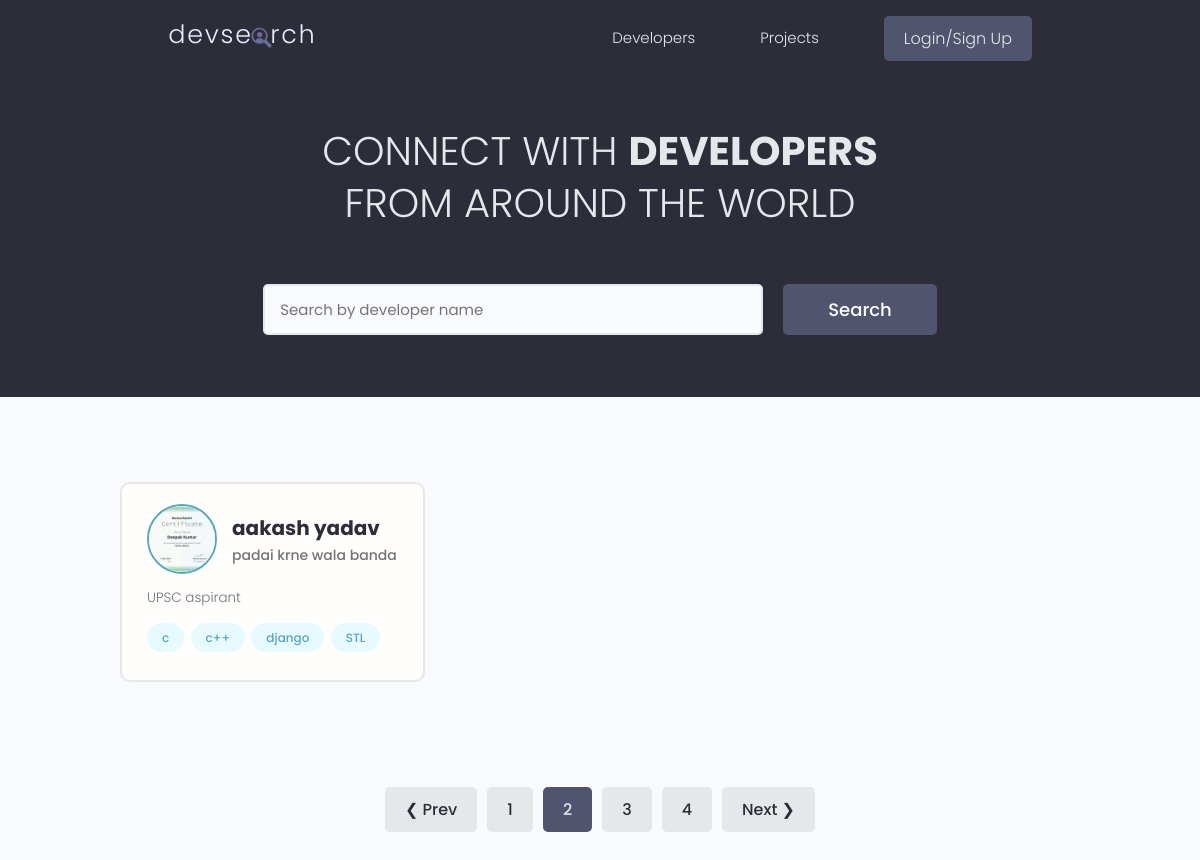
Before: /?page=2 with the older database file.
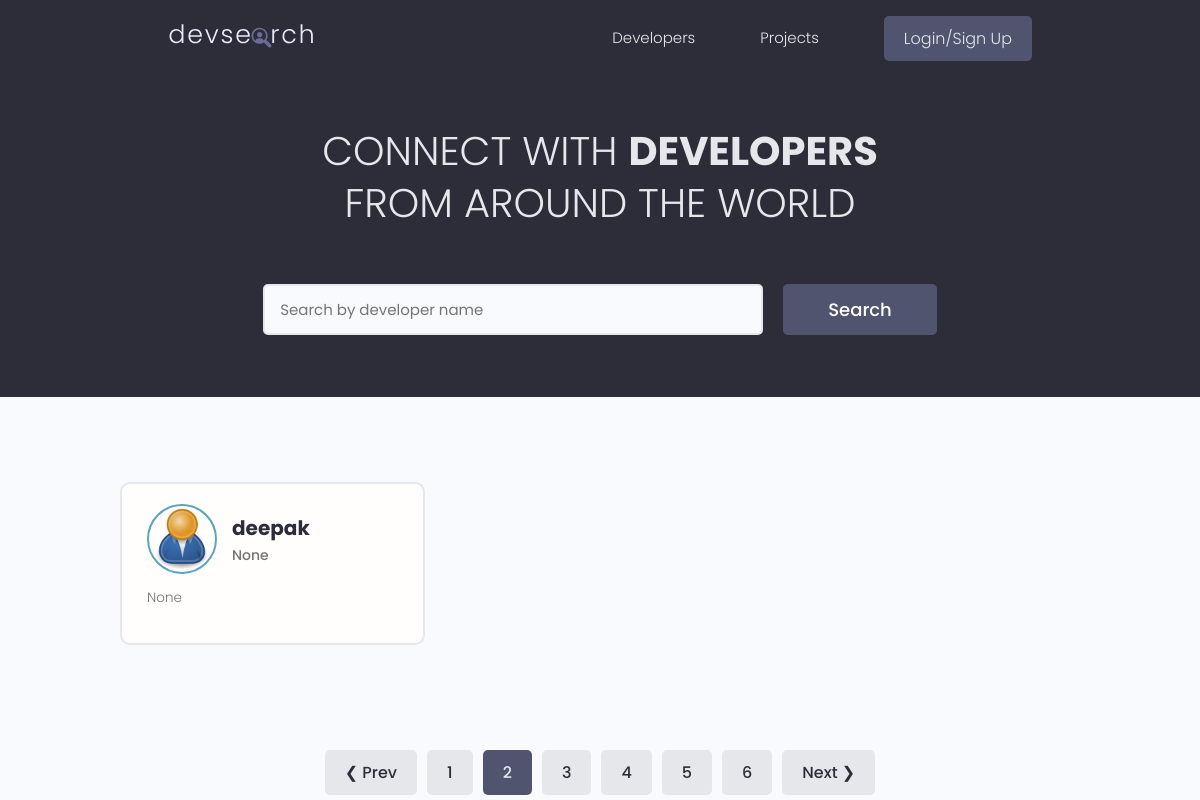
After: the same page with the newer database file.
### users/models.py (models this page shows, shortened)
class Profile(models.Model):
    user = models.OneToOneField(User, on_delete=models.CASCADE,null=True, blank=True)
    name = models.CharField(max_length=200, blank=True, null=True)
    email = models.EmailField(max_length=500, blank=True, null=True)
    username = models.CharField(max_length=200, blank=True, null=True)
    location = models.CharField(max_length=200, blank=True, null=True)
    short_intro = models.CharField(max_length=200, blank=True, null=True)
    bio = models.TextField(blank=True, null=True)
    profile_image = models.ImageField(null=True, blank=True, upload_to='profiles/', default="profiles/user-default.png")
    social_github = models.CharField(max_length=200, blank=True, null=True)
    social_twitter = models.CharField(max_length=200, blank=True, null=True)
    social_linkedin = models.CharField(max_length=200, blank=True, null=True)
    social_youtube = models.CharField(max_length=200, blank=True, null=True)
    social_website = models.CharField(max_length=200, blank=True, null=True)
    created = models.DateTimeField(auto_now_add=True)
    id = models.UUIDField(default=uuid.uuid4, unique=True, primary_key=True, editable=False)

class Skill(models.Model):
    owner = models.ForeignKey(Profile, on_delete=models.CASCADE, null=True, blank=True)
    name = models.CharField(max_length=200, blank=True, null=True)
    description = models.TextField(null=True, blank=True)
    created = models.DateTimeField(auto_now_add=True)
    id = models.UUIDField(default=uuid.uuid4, unique=True, primary_key=True, editable=False)
    def __str__(self) -> str:
        return str(self.name)

### users/views.py (the view)
# urls.py: path('', views.profiles, name="profiles"),
def profiles(request):
    profiles, search_query = searchProfiles(request)
    custom_range, profiles = paginateProfiles(request, profiles, 4)
    context = {'profiles':profiles, 'search_query':search_query, 'custom_range':custom_range}
    return render(request, 'users/profiles.html', context)

### users/utils.py (called while the page is built)
def paginateProfiles(request, profiles, results):
    page = request.GET.get('page')
    results = 1 #results per page
    paginator = Paginator(profiles, results)
    try:
        profiles = paginator.page(page)
    except PageNotAnInteger:
        page = 1
        profiles = paginator.page(page)
    except EmptyPage:
        page = paginator.num_pages
        profiles = paginator.page(page)
    leftIndex = (int(page)-4)
    if leftIndex < 1: leftIndex=1
    rightIndex = (int(page)+5)
    if rightIndex>paginator.num_pages: rightIndex=paginator.num_pages+1
    custom_range = range(leftIndex, rightIndex)
    return custom_range, profiles

def searchProfiles(request):
    search_query = ''
    if request.GET.get('search_query'):
        search_query = request.GET.get('search_query')
    print('SEARCH:', search_query)
    skills = Skill.objects.filter(name__icontains=search_query)
    profiles = Profile.objects.distinct().filter(
        Q(name__icontains=search_query) | Q(short_intro__icontains=search_query) | Q(skill__in=skills))
    return profiles, search_query

### users/templates/users/profiles.html (shortened to what this page needs)
{% extends 'main.html' %}
{% block content %}
<main class="home">
    <section class="hero-section text-center">
        <div class="container container--narrow">
            <div class="hero-section__box">
                <h2>CONNECT WITH <span>DEVELOPERS</span></h2>
                <h2>FROM AROUND THE WORLD</h2>
            </div>
            <div class="hero-section__search">
                <form id="searchForm" class="form" action="{% url 'profiles' %}" method="get">
                    <div class="form__field">
                        <input class="input input--text" id="formInput#search" type="text" name="search_query" value="{{search_query}}" placeholder="Search by developer name" />
                    </div>
                    <input class="btn btn--sub btn--lg" type="submit" value="Search" />
                </form>
            </div>
        </div>
    </section>
    <section class="devlist">
        <div class="container">
            <div class="grid grid--three">
                {% for profile in profiles %}
                <div class="column card">
                    <div class="dev">
                        <a href="{% url 'user-profile' profile.id %}" class="card__body">
                            <div class="dev__profile">
                                <img class="avatar avatar--md" src="{{ profile.profile_image.url }}" alt="image" />
                                <div class="dev__meta">
                                    <h3>{{ profile.name }}</h3>
                                    <h5>{{ profile.short_intro|slice:"60" }}</h5>
                                </div>
                            </div>
                            <p class="dev__info">{{ profile.bio|slice:"150" }}</p>
                            <div class="dev__skills">
                                {% for skill in profile.skill_set.all|slice:"5" %}
                                <span class="tag tag--pill tag--main">
                                    <small>{{ skill }}</small>
                                </span>
                                {% endfor %}
                            </div>
                        </a>
                    </div>
                </div>
                {% endfor %}
            </div>
        </div>
    </section>
    {% include 'pagination.html' with queryset=profiles custom_range=custom_range %}
</main>
{% endblock content %}

### templates/main.html (shortened to what this page needs)
<!DOCTYPE html>
{% load static %}
<html lang="en">
<head>
    <link rel="stylesheet" href="https://cdn.iconmonstr.com/1.3.0/css/iconmonstr-iconic-font.min.css" />
    <link rel="stylesheet" href="{% static 'uikit/styles/uikit.css' %}" />
    <link rel="stylesheet" href="{% static 'styles/app.css' %}" />
</head>
<body>
    {% include 'navbar.html'%}
    {% block content %}
    {% endblock content %}
</body>
</html>

### templates/navbar.html (shortened to what this page needs)
<!DOCTYPE html>
{% load static %}
<header class="header">
    <div class="container container--narrow">
      <a href="{% url 'profiles' %}" class="header__logo">
        <img src="{% static 'images/logo.svg' %}" alt="DevSearch Logo" />
      </a>
      <nav class="header__nav">
        <ul class="header__menu">
          <li class="header__menuItem"><a href="{% url 'profiles' %}">Developers</a></li>
          <li class="header__menuItem"><a href="{% url 'projects' %}">Projects</a></li>
          {% if request.user.is_authenticated %}
          <li class="header__menuItem"><a href="{% url 'inbox' %}">Inbox</a></li>
          <li class="header__menuItem"><a href="{% url 'account' %}" class="btn btn--sub">Account</a></li>
          <li class="header__menuItem"><a href="{% url 'logout' %}" class="btn btn--sub">Logout</a></li>
          {% else %}
          <li class="header__menuItem"><a href="{% url 'login' %}" class="btn btn--sub">Login/Sign Up</a></li>
          {% endif %}
        </ul>
      </nav>
    </div>
  </header>

### templates/pagination.html
{% if queryset.has_other_pages %}
<div class="pagination" >
    <ul class="container">
        {% if queryset.has_previous %}
        <li><a href="?page={{queryset.previous_page_number}}" class="btn page-link" data-page="{{queryset.previous_page_number}}" >&#10094; Prev</a></li>
        {% endif %}
        {% for page in custom_range %}
        {% if page == queryset.number %}
        <li><a href="?page={{page}}" class="btn page-link btn--sub " data-page="{{page}}" >{{page}}</a></li>
        {% else %}
        <li><a href="?page={{page}}" class="btn page-link" data-page="{{page}}" >{{page}}</a></li>
        {% endif %}
        {% endfor %}
        {% if queryset.has_next %}
        <li><a href="?page={{queryset.next_page_number}}" class="btn page-link" data-page="{{queryset.next_page_number}}" >Next &#10095;</a></li>
        {% endif %}
    </ul>
</div>
{% endif %}

### static/styles/app.css (style rules this page uses)
:root { --color-sub: #2d2d39; }
.btn--sub { background-color: var(--color-sub-light); }
.card { border: 2px solid var(--color-light); }
img { width: 100%; }
.header { position: sticky; z-index: 111; background-color: var(--color-sub); padding: 1.5rem 0; }
.header > .container { display: flex; justify-content: space-between; align-items: center; }
.header__logo > img { height: 3.8rem; }
.header__nav > ul { display: inline-flex; align-items: center; list-style: none; gap: 6.5rem; }
.header__menuItem > a { color: var(--color-light); font-weight: 300; }
.hero-section { height: 40vh; display: flex; align-items: center; background-color: var(--color-sub); }
.hero-section__box { margin-bottom: 4rem; }
.hero-section__box > h2, .hero-section__box > h2 > span { font-size: 4rem; color: var(--color-light); line-height: 1.3; text-transform: uppercase; }
.hero-section__box > h2 { font-weight: 300; }
.hero-section__box > h2 > span { font-weight: 700; }
.hero-section__search > .form { display: flex; align-items: center; justify-content: center; gap: 2rem; }
.hero-section__search > .form input.input--text { width: 50rem; }
.devlist { margin-top: 8rem; }
.devlist .grid { align-items: stretch; }
.devlist .dev .dev__profile { display: flex; align-items: center; gap: 1.5rem; }
.devlist .dev .dev__meta h3 { color: var(--color-sub); font-size: 2rem; font-weight: 700; }
.devlist .dev .dev__meta h5 { color: var(--color-text); font-size: 1.4rem; font-weight: 500; }
.devlist .dev .dev__info { margin: 1.5rem 0; font-size: 1.35rem; line-height: 1.4; text-align: justify; }
.pagination { margin-top: 8rem; margin-bottom: 10rem; }
.pagination > ul { flex-wrap: wrap; list-style: none; display: flex; align-items: center; justify-content: center; gap: 1rem; }
.pagination .btn { color: var(--color-sub); }
.pagination .btn.btn--sub { color: var(--color-light); }

### static/uikit/styles/modules/_variables.css (style rules this page uses)
:root { --color-main: #5aa5b9; --color-main-light: #e6faff; --color-sub: #3f4156; --color-sub-light: #51546e; --color-sub-lighter: #ededfd; --color-text: #737373; --color-gray: #8b8b8b; --color-light: #e5e7eb; --color-light-gray: #767676; --color-bg: #f8fafd; --color-white: #fffefd; --color-white-light: #f3f3f3; --color-success: #359e64; --color-success-bg: #def8e8; --color-error: #fc4b0b; --color-error-bg: #fff2ee; --font-base: 'Poppins', arial, helvetica, 'Segoe UI', roboto, ubuntu, sans-serif; --font-monospace: 'Fira Code', 'Courier New', courier, monospace; --font-regular: 300; --font-medium: 500; --font-bold: 700; --generic-shadow: 1px 1px 5px #00000010; --generic-transition: all 0.3s ease-in-out; }

### static/uikit/styles/modules/_base.css (style rules this page uses)
* { margin: 0; padding: 0; box-sizing: border-box; text-rendering: optimizeLegibility; color: inherit; font-size: inherit; }
html { font-size: 50%; }
@media only screen and (min-width: 480px) { html { font-size: 56.25%; } }
@media only screen and (min-width: 1200px) { html { font-size: 62.5%; } }
body { line-height: 1.6; font-weight: 400; font-size: 1.5rem; color: var(--color-text); background-color: var(--color-bg); min-height: 100vh; }

### static/uikit/styles/modules/_typography.css (style rules this page uses)
* { font-family: var(--font-base); }
h2 { font-size: 3.6rem; font-weight: var(--font-bold); }
h3 { font-size: 3.2rem; font-weight: var(--font-medium); }
h5 { font-size: 2.4rem; font-weight: var(--font-medium); }
h5, h6 { font-weight: var(--font-regular); }
p, span, strong { font-size: 1.6rem; color: var(--color-text); font-weight: var(--font-regular); }
a { padding-bottom: 2px; text-decoration: none; display: inline-block; color: var(--color-main); font-weight: var(--font-medium); }

### static/uikit/styles/modules/_utilities.css (style rules this page uses)
.container { width: 92%; max-width: 165rem; margin: 0 auto; box-sizing: border-box; }
.container--narrow { width: 92%; max-width: 120rem; }
@media screen and (min-width: 1000px) { .container { width: 90%; } }
@media screen and (min-width: 1000px) { .container--narrow { width: 85%; } }
@media screen and (min-width: 1200px) { .container { width: 80%; } }
@media screen and (min-width: 1200px) { .container--narrow { width: 72%; } }
.text-center { text-align: center; }

### static/uikit/styles/modules/_avatar.css (style rules this page uses)
.avatar { border-radius: 50%; border: 2px solid var(--color-main); object-fit: cover; }
.avatar--md { height: 7rem; width: 7rem; }

### static/uikit/styles/modules/_card.css (style rules this page uses)
.card { border-radius: 1rem; background-color: var(--color-white); border: 1.5px solid var(--color-light); width: auto; height: auto; margin-top: 0.5rem; margin-bottom: 0.5rem; overflow: hidden; }
.card__body, .card__header { padding: 2rem 2.5rem; }

Changed rows visible on the page:
removed Profile: profile_image (picture), name "aakash yadav", short_intro "padai krne wala banda", bio "UPSC aspirant"
removed Skill: name "c"
removed Skill: name "c++"
removed Skill: name "django"
removed Skill: name "STL"
added Profile: profile_image (placeholder picture), name "deepak", short_intro "None", bio "None"
Other visible differences:
new list line: "5"
new list line: "6"
